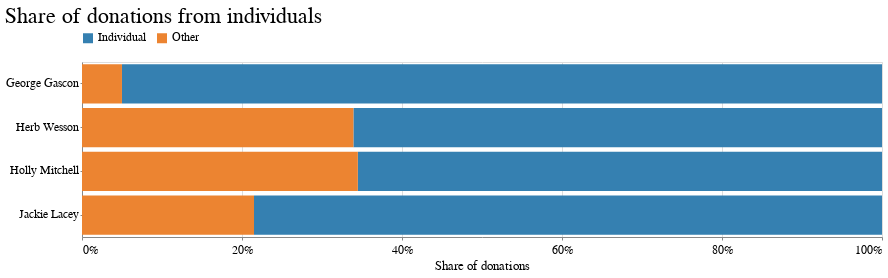

This figure's notebook cell:
### Code cell
bars = alt.Chart(ind_other_totals, title='Share of donations from individuals').mark_bar().encode(
    x=alt.X('sum(amount_rcvd)', stack="normalize", title="Share of donations",axis=alt.Axis(format='%', tickCount=6)),
    y=alt.Y('candidate_name', title=""),
    color=alt.Color('type',legend=alt.Legend(title="", orient='top')),
    order=alt.Order('sum(amount_rcvd)', sort='ascending')
)
(bars).properties(height=175, width=800)

### Figure 1 — Vega-Lite specification as saved in the notebook (floating-point values rounded to 4 significant figures)
{"config": {"view": {"width": 800, "height": 450}, "background": "#ffffff", "title": {"anchor": "start", "font": "Benton Gothic Bold, sans", "fontColor": "#000000", "fontSize": 22, "fontWeight": "normal"}, "arc": {"fill": "#82c6df"}, "area": {"fill": "#82c6df"}, "line": {"stroke": "#82c6df", "strokeWidth": 3}, "path": {"stroke": "#82c6df"}, "rect": {"fill": "#82c6df"}, "shape": {"stroke": "#82c6df"}, "bar": {"fill": "#82c6df"}, "point": {"stroke": "#82c6df"}, "symbol": {"fill": "#82c6df", "size": 30}, "axis": {"titleFont": "Benton Gothic Bold, sans", "titleFontSize": 13, "titleFontWeight": "normal", "labelFont": "Benton Gothic, sans", "labelFontSize": 11.5, "labelFontWeight": "normal"}, "axisX": {"labelAngle": 0, "labelPadding": 4, "tickSize": 3}, "axisY": {"labelBaseline": "middle", "maxExtent": 45, "minExtent": 45, "tickSize": 2, "titleAlign": "left", "titleAngle": 0, "titleX": -45, "titleY": -11}, "legend": {"titleFont": "Benton Gothic Bold, sans", "titleFontSize": 13, "titleFontWeight": "normal", "symbolType": "square", "labelFont": "Benton Gothic, sans", "labelFontSize": 11.5}, "range": {"category": ["#3580b1", "#ec8431", "#ab7fb4", "#c89d29", "#adc839", "#829eb1"], "diverging": ["#e68a4f", "#f4bb6a", "#f9e39c", "#dadfe2", "#a6b7c6", "#849eae"], "heatmap": ["#fbf2c7", "#f9e39c", "#f8d36e", "#f4bb6a", "#e68a4f", "#d15a40", "#ab4232"], "ordinal": ["#fbf2c7", "#f9e39c", "#f8d36e", "#f4bb6a", "#e68a4f", "#d15a40", "#ab4232"], "ramp": ["#fbf2c7", "#f9e39c", "#f8d36e", "#f4bb6a", "#e68a4f", "#d15a40", "#ab4232"]}}, "data": {"name": "data-5fc0c65e5e8d3eb1333d1911dbd3f2f5"}, "mark": "bar", "encoding": {"color": {"type": "nominal", "field": "type", "legend": {"orient": "top", "title": ""}}, "order": {"type": "quantitative", "aggregate": "sum", "field": "amount_rcvd", "sort": "ascending"}, "x": {"type": "quantitative", "aggregate": "sum", "axis": {"format": "%", "tickCount": 6}, "field": "amount_rcvd", "stack": "normalize", "title": "Share of donations"}, "y": {"type": "nominal", "field": "candidate_name", "title": ""}}, "height": 175, "title": "Share of donations from individuals", "width": 800, "$schema": "https://vega.github.io/schema/vega-lite/v4.8.1.json", "datasets": {"data-5fc0c65e5e8d3eb1333d1911dbd3f2f5": [{"type": "Individual", "candidate_name": "George Gascon", "amount_rcvd": 1106175}, {"type": "Individual", "candidate_name": "Herb Wesson", "amount_rcvd": 1693879}, {"type": "Individual", "candidate_name": "Holly Mitchell", "amount_rcvd": 1071413}, {"type": "Individual", "candidate_name": "Jackie Lacey", "amount_rcvd": 525920}, {"type": "Other", "candidate_name": "George Gascon", "amount_rcvd": 58150}, {"type": "Other", "candidate_name": "Herb Wesson", "amount_rcvd": 869728}, {"type": "Other", "candidate_name": "Holly Mitchell", "amount_rcvd": 563804}, {"type": "Other", "candidate_name": "Jackie Lacey", "amount_rcvd": 144051}]}}
